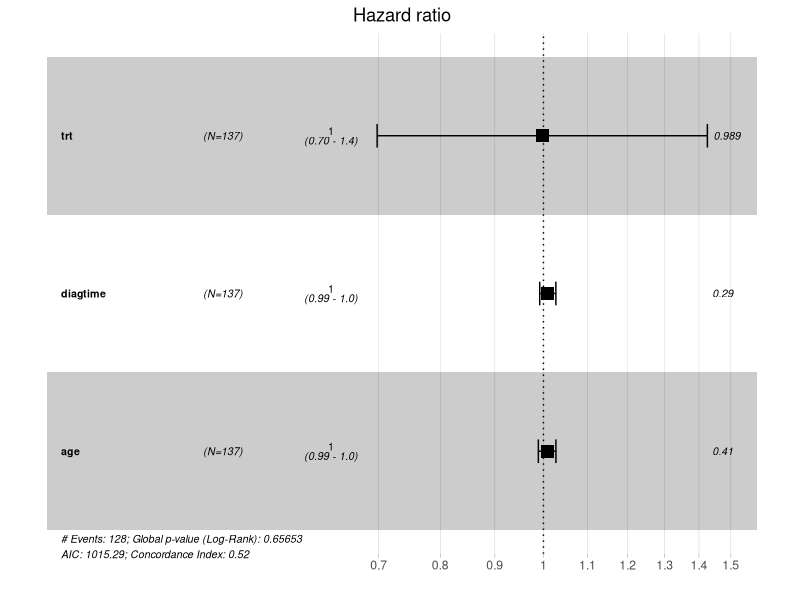
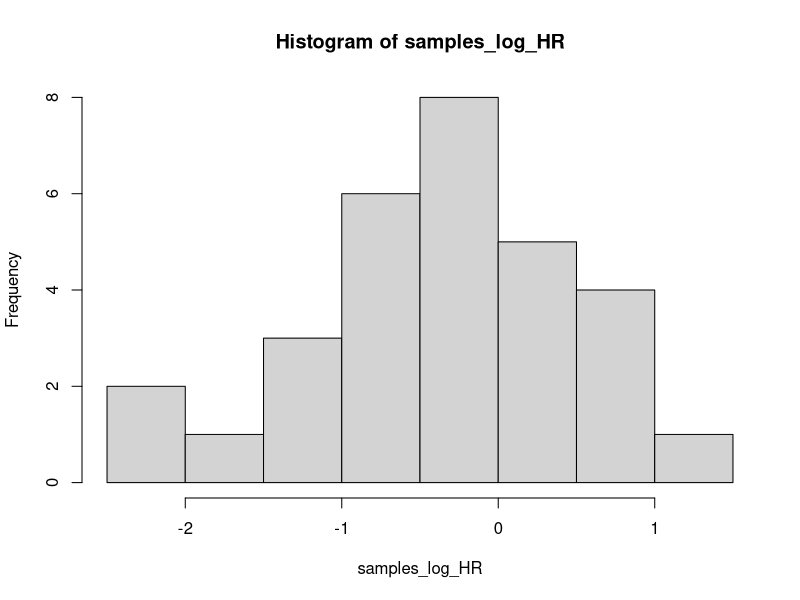
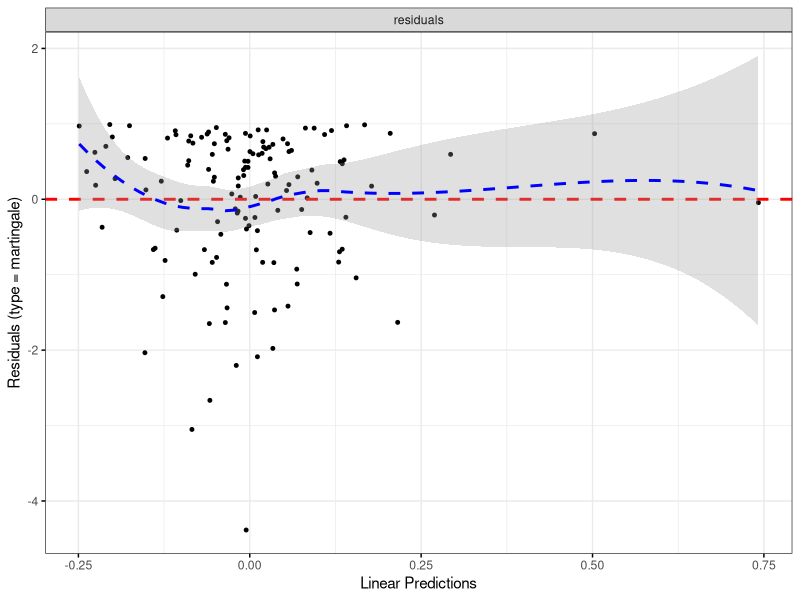
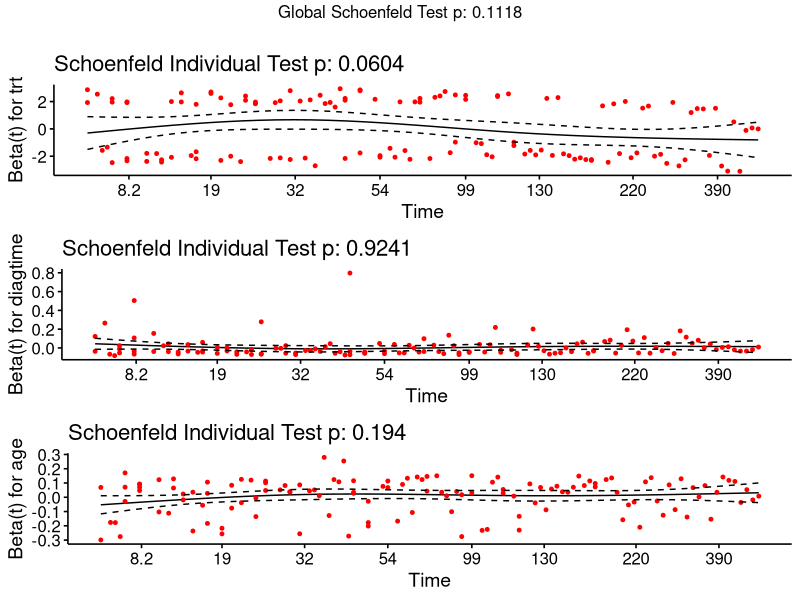

Source code (R) for these figures, in order: (Note: this script raises an error after producing the figures.)
######################################
# Meta-analysis of survival models.
#    Meta-analyse hazard ratios
#    using the metafor package
#
#
######################################


####################
# Load library
####################
library(survival)
library(metafor)
library(ggplot2)
library(survminer)

#######################
# Load data
#######################
data("veteran")
head(veteran)

#########################################
# Build Cox-proportional hazards model
#########################################
cat("\n ########################################################### \n ")
cat("\n Performing survival analysis .... \n ")
surv_object <- survival::Surv(time = veteran$time, event = veteran$status)
cxph <- survival::coxph(formula = surv_object ~ trt + diagtime + age, data = veteran)
summary(cxph)
survminer::ggforest(model = cxph, data = veteran)

# calculate HR and se
# TODO: compute a 2x2 table for use in metafor
#     https://www.openepi.com/TwobyTwo/TwobyTwo.htm
summary(cxph)$coef

# get hazard ratio and se
hr_1 = summary(cxph)$coef[1,1]
se_1 = summary(cxph)$coef[1,2]

################################################
# make up synthetic data for similar studies
################################################
cat("\n Constructing synthetic data ..... \n ")
set.seed(10)
i_num_studies = 30 # say there are 30 studies
# create HR for that many studies (synthetic data)
samples_log_HR <- rnorm(n = i_num_studies, mean = hr_1, sd = se_1)# * sqrt(137) )
# use the same SE for all the synthetic studies
# samples_se     <- se_1 * rep(1, times = i_num_studies)
# randomly sample and create synthetic data SE
f_sd_var = se_1/2
samples_se     <- rnorm(n = i_num_studies, mean = se_1, sd = f_sd_var)
# visualise distribution of hazard ratios
hist(samples_log_HR)

#######################
# Plot diagnostics
#######################
cat("\n Conducting diagnostics for survival analysis ..... \n ")
survminer::ggcoxdiagnostics(fit = cxph)

# test assumptions of proportional hazards model
ftest <- survival::cox.zph(fit = cxph)
summary(ftest)
survminer::ggcoxzph(fit = ftest)
survminer::ggcoxdiagnostics(fit = cxph, type = "schoenfeld", ox.scale = "time")
survminer::ggcoxdiagnostics(fit = cxph, type = "deviance",   ox.scale = "linear.predictions")

#######################
# Plot survival curves
#######################
survminer::ggadjustedcurves(fit = cxph, data = veteran, variable = "trt")
#survminer::ggsurvplot(fit = cxph, data = veteran, fun = "cumhaz")

#######################
# Meta-analyse
#######################
cat("\n Conducting meta-analysis .... \n ")
# construct dat frame
#dat <- get(data("dat.bcg"))
#head(dat)
#dat_rr <- metafor::escalc(measure = "RR", ai = tpos, bi = tneg, ci = cpos, di = cneg, data = dat.bcg)
#head(dat_rr)


input_logHR = samples_log_HR
input_se    = samples_se

# metafor::rma(logHR, sei = SE, data=dat)
meta_model <- metafor::rma(input_logHR, sei = input_se, method = "REML")#, data=dat)
summary(meta_model)

#######################
# Show statistics
#######################
cat("\n Showing summary statistics .... \n ")
# get confidence intervals
# meta_model$ci.lb
# meta_model$ci.ub
metafor::confint.rma.uni(object = meta_model, verbose = FALSE, fixed = TRUE)
# metafor::confint.rma.glmm(object = meta_model)

# show Q-statistic, I^2, Tau, z-value
# see video below by Michael Bronstein
# https://www.youtube.com/watch?v=O6qDlov5-Is
cat("\n")
cat("z-value is :", "\n")
cat(meta_model$zval)
cat("\n")
cat("p-value is:", "\n")
cat(meta_model$pval)
cat("\n")
if (meta_model$pval >= 0.05)
{
    cat("Hence we cannot reject the null hypothesis that the true effect size is 0 or hazard ratio is 1. \n")
} else
{
    cat("Hence we reject the null hypothesis that the true effect size is 0 or hazard ratio is 1. \n")
}

# Q-value : the Q-statistic gives a test of the null hypothesis that all studies 
#     share a common effect size
# Video by Sergei Bronstein
#   Meta-analysis | basic lecture 03
#   https://www.youtube.com/watch?v=O6qDlov5-ls
cat("\n")
cat("The Q-statistic gives a test of the null hypothesis that all studies share a common effect size. \n")
cat("Q-value is: ", "\n")
cat(meta_model$QE)

i_degrees_freedom = i_num_studies - 1
if (meta_model$QE <= i_degrees_freedom)
{
    cat("\n The observed dispersion is less than what we would expect by chance. ")
    cat("There is no evidence that the true effect size varies from study to study. \n")
} else
{
    cat("\n The observed dispersion is greater than what we would expect by chance. ")
    cat("There is evidence that the true effect size varies from study to study. \n")
}

# get I^2 and tau^2
# tau^2 is the variance in true effect sizes
# I^2 statistic tells us what proportion of the observed variance in effect size
#   reflects differences in true effect size rather than sampling error
cat("\n I^2 statistic tells us what proportion of the observed variance in effect size reflects differences in true effect size rather than sampling error \n")
cat("The I^2 statistic is: \n")
cat(meta_model$I2, "\n")
cat("\n tau^2 is the variance in true effect sizes \n")
cat("The tau^2 statistic is: \n")
cat(meta_model$tau2)

cat("\n The final meta-analysed effect size/hazard ratio is: \n")
cat(exp(meta_model$beta))



# TODO: other diagnostics see Rachel Kelly talk Wald Chi-squared statistic
# TODO: metafor visualizations
# http://www.metafor-project.org/doku.php/plots:baujat_plot

# Baujat plot
metafor::baujat(x = meta_model)

# funnel plot
rtf <- metafor::trimfill(x = meta_model)
summary(rtf)
metafor::funnel(x = rtf)

# regtest
metafor::regtest(x = meta_model, model = 'rma')

# test residuals
metafor::rstudent.rma.uni(model = meta_model)
stats::rstudent(model = meta_model)

# influence
inf <- metafor::influence.rma.uni(model = meta_model)
#plot(inf, plotdfb = TRUE)

# cross-validation
metafor::leave1out(x = meta_model, transf = exp, digits = 3)

# Q-Q plots
#metafor::qqnorm.rma.glmm(y = meta_model, main = "Random effects model")
metafor::qqnorm.rma.uni(y = meta_model)#, main = "Random effects model")

# GOSH plot
# http://www.metafor-project.org/doku.php/plots:gosh_plot
# Fits all subsets of studies 
#sav <- metafor::gosh(x = meta_model)
#plot(sav)

########################
# Final forest plot
########################
metafor::forest.rma(x = meta_model)

cat("\n")
cat("\n Parameters of run are: \n")
cat("Number of simulated studies that are meta-analysed: ")
cat(i_num_studies, "\n")
cat("Mean hazard ratio: ")
cat(exp(hr_1), "\n")
cat("Standard error: ")
cat(se_1, f_sd_var, "\n")
cat("\n The final meta-analysed effect size/hazard ratio is: \n")
cat(exp(meta_model$beta))

cat("\n \n ########################################################### \n \n ")

################################################################
# Model selection
# anova
# https://wviechtb.github.io/metafor/reference/anova.rma.html
################################################################

cat("\n Performing model selection .... \n ")
# try a simpler model
cxph_simple <- survival::coxph(formula = surv_object ~ trt + age, data = veteran)
summary(cxph_simple)
survminer::ggforest(model = cxph_simple, data = veteran)

# TODO: add factors for meta-analysis model
meta_model_simple <- metafor::rma(input_logHR, sei = input_se, method = "REML")#, mods = ~factor(alloc))#, data=dat)
summary(meta_model)

# anova(meta_model_simple, meta_model)

# get AIC values
metafor::AIC.rma(object = meta_model)
metafor::AIC.rma(object = meta_model_simple)

# do permutation test
metafor::permutest(x = meta_model)
metafor::permutest(x = meta_model_simple)

# TODO: Wald Chi squared test to assess between strata heterogeneity
#   https://www.khanacademy.org/math/statistics-probability/inference-categorical-data-chi-square-tests/chi-square-goodness-of-fit-tests/v/chi-square-distribution-introduction
# Wald chi-squared test
#   http://www.metafor-project.org/doku.php/tips:multiple_factors_interactions
#   https://wviechtb.github.io/metafor/reference/anova.rma.html
#   http://www.metafor-project.org/doku.php/tips:testing_factors_lincoms
metafor::anova.rma(object = meta_model) #, btt=2:3,

#################################################################################
# Other resources for hazard ratio and meta-analysis
# http://www.sthda.com/english/wiki/cox-proportional-hazards-model
# https://www.youtube.com/watch?v=p1wa8W11JLI
# http://www.deeplytrivial.com/2017/08/statistics-sunday-introduction-to.html
# http://www.deeplytrivial.com/search?q=meta-analysis
# https://stats.stackexchange.com/questions/167497/the-confidence-interval-of-tau2-and-i2-produced-by-the-meta-and-metafor-p
# http://www.metafor-project.org/doku.php/faq#how_are_i_2_and_h_2_computed_i
# http://www.metafor-project.org/doku.php/analyses
# http://www.metafor-project.org/doku.php/analyses:berkey1995
# 
#################################################################################
